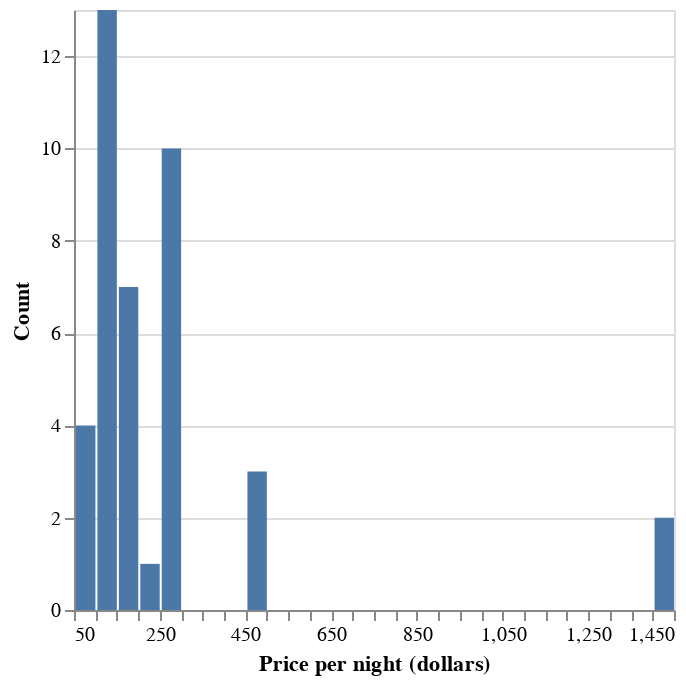

Write notebook code for a chart like this one.
### Code cell
boot1 = one_sample.sample(frac=1, replace=True)
boot1_dist = alt.Chart(boot1).mark_bar().encode(
 x=alt.X("price")
 .bin(maxbins=30)
 .title("Price per night (dollars)"),
 y=alt.Y("count()", title="Count"),
)
boot1_dist

### Figure 1 — Vega specification as saved in the notebook (floating-point values rounded to 4 significant figures)
{"$schema": "https://vega.github.io/schema/vega/v5.json", "data": [{"name": "source_0", "values": [{"__count": 13, "bin_maxbins_30_price": 100.0, "bin_maxbins_30_price_end": 150.0}, {"__count": 2, "bin_maxbins_30_price": 1400.0, "bin_maxbins_30_price_end": 1450.0}, {"__count": 7, "bin_maxbins_30_price": 150.0, "bin_maxbins_30_price_end": 200.0}, {"__count": 4, "bin_maxbins_30_price": 50.0, "bin_maxbins_30_price_end": 100.0}, {"__count": 10, "bin_maxbins_30_price": 250.0, "bin_maxbins_30_price_end": 300.0}, {"__count": 3, "bin_maxbins_30_price": 450.0, "bin_maxbins_30_price_end": 500.0}, {"__count": 1, "bin_maxbins_30_price": 200.0, "bin_maxbins_30_price_end": 250.0}]}, {"name": "source_0_y_domain___count", "values": [{"min": 1, "max": 13}]}], "signals": [{"name": "bin_maxbins_30_price_bins", "value": {"fields": ["price"], "fname": "bin_price", "start": 50.0, "step": 50.0, "stop": 1450.0}}], "marks": [{"type": "rect", "name": "marks", "from": {"data": "source_0"}, "encode": {"update": {"y": {"field": "__count", "scale": "y"}, "fill": {"value": "#4c78a8"}, "x": {"field": "bin_maxbins_30_price_end", "scale": "x", "offset": {"signal": "0.5 + (abs(scale(\"x\", datum[\"bin_maxbins_30_price_end\"]) - scale(\"x\", datum[\"bin_maxbins_30_price\"])) < 0.25 ? 0.5 * (0.25 - (abs(scale(\"x\", datum[\"bin_maxbins_30_price_end\"]) - scale(\"x\", datum[\"bin_maxbins_30_price\"])))) : -0.5)"}}, "x2": {"field": "bin_maxbins_30_price", "scale": "x", "offset": {"signal": "0.5 + (abs(scale(\"x\", datum[\"bin_maxbins_30_price_end\"]) - scale(\"x\", datum[\"bin_maxbins_30_price\"])) < 0.25 ? -0.5 * (0.25 - (abs(scale(\"x\", datum[\"bin_maxbins_30_price_end\"]) - scale(\"x\", datum[\"bin_maxbins_30_price\"])))) : 0.5)"}}, "description": {"signal": "\"Price per night (dollars): \" + (!isValid(datum[\"bin_maxbins_30_price\"]) || !isFinite(+datum[\"bin_maxbins_30_price\"]) ? \"null\" : format(datum[\"bin_maxbins_30_price\"], \"\") + \" – \" + format(datum[\"bin_maxbins_30_price_end\"], \"\")) + \"; Count: \" + (format(datum[\"__count\"], \"\"))"}, "ariaRoleDescription": {"value": "bar"}, "y2": {"value": 0, "scale": "y"}}}, "style": ["bar"]}], "scales": [{"name": "x", "type": "linear", "domain": {"signal": "[bin_maxbins_30_price_bins.start, bin_maxbins_30_price_bins.stop]"}, "range": [0, {"signal": "width"}], "bins": {"signal": "bin_maxbins_30_price_bins"}, "zero": false}, {"name": "y", "type": "linear", "domain": [{"signal": "(data(\"source_0_y_domain___count\")[0] || {}).min"}, {"signal": "(data(\"source_0_y_domain___count\")[0] || {}).max"}], "range": [{"signal": "height"}, 0], "nice": true, "zero": true}], "axes": [{"scale": "y", "labels": false, "orient": "left", "maxExtent": 0, "grid": true, "domain": false, "minExtent": 0, "gridScale": "x", "ticks": false, "tickCount": {"signal": "ceil(height/40)"}, "zindex": 0, "aria": false}, {"scale": "x", "zindex": 0, "orient": "bottom", "labelFlush": true, "grid": false, "labelOverlap": true, "title": "Price per night (dollars)", "tickCount": {"signal": "ceil(width/10)"}}, {"scale": "y", "title": "Count", "labelOverlap": true, "grid": false, "tickCount": {"signal": "ceil(height/40)"}, "orient": "left", "zindex": 0}], "background": "white", "height": 300, "padding": 5, "width": 300, "style": "cell"}
